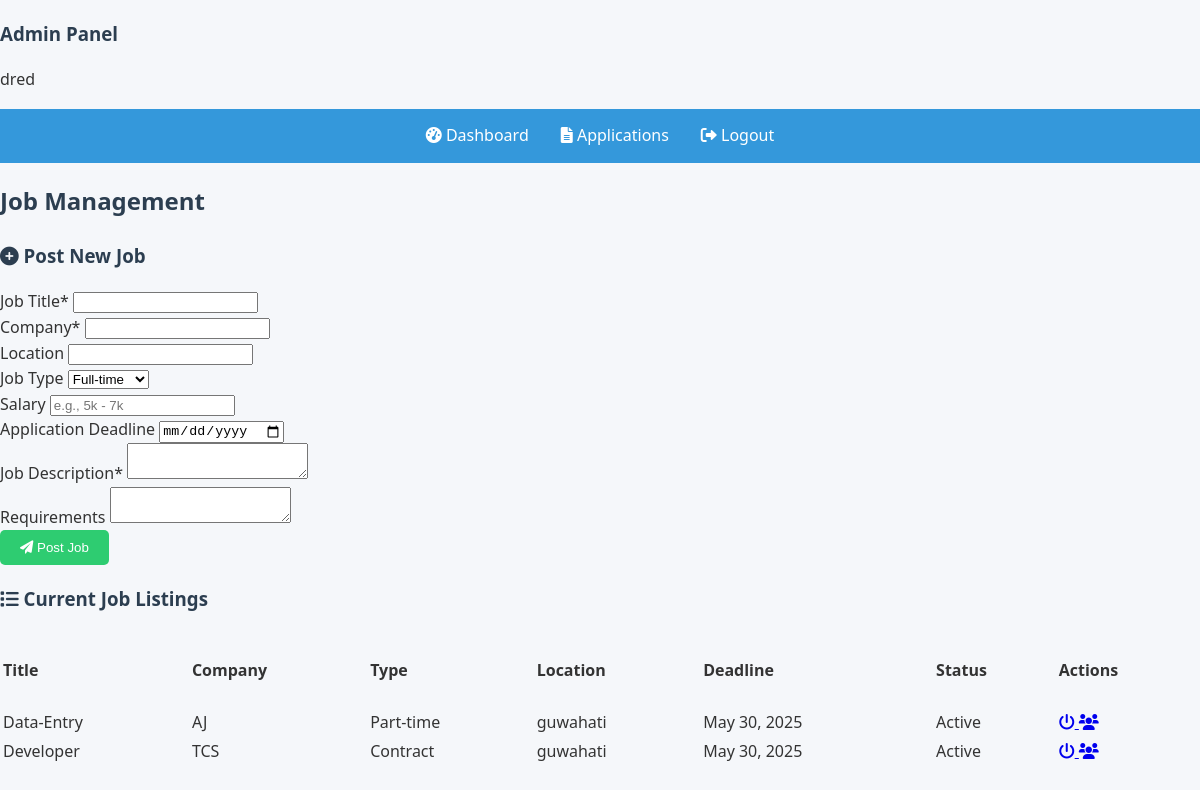
Screenshot of /employer.php (signed in) with the database file from the repository.
### tables this page shows
CREATE TABLE `jobs` (
  `id` int(11) NOT NULL,
  `title` varchar(100) NOT NULL,
  `company` varchar(100) NOT NULL,
  `description` text DEFAULT NULL,
  `requirements` text DEFAULT NULL,
  `location` varchar(100) DEFAULT NULL,
  `posted_at` timestamp NOT NULL DEFAULT current_timestamp(),
  `deadline` date DEFAULT NULL,
  `salary` varchar(50) DEFAULT NULL,
  `job_type` enum('Full-time','Part-time','Contract','Internship') DEFAULT NULL,
  `is_active` tinyint(1) DEFAULT 1
);

### employer.php (the view, shortened to what this page needs)
<?php
$conn = new mysqli("localhost", "root", "", "job_portal");
$jobs = array();
$result = $conn->query("SELECT * FROM jobs ORDER BY posted_at DESC");
while ($row = $result->fetch_assoc()) {
    $jobs[] = $row;
}
?>
<!DOCTYPE html>
<html lang="en">
<head>
    <link rel="stylesheet" href="style.css">
    <link rel="stylesheet" href="https://cdnjs.cloudflare.com/ajax/libs/font-awesome/6.0.0-beta3/css/all.min.css">
</head>
<body>
    <div class="admin-dashboard">
        <aside class="admin-sidebar">
            <div class="admin-profile">
                <h3>Admin Panel</h3>
                <p><?php echo htmlspecialchars($_SESSION['username']); ?></p>
            </div>
            <nav>
                <ul>
                    <li class="active"><a href="index.php"><i class="fas fa-tachometer-alt"></i> Dashboard</a></li>
                    <li><a href="apply.php"><i class="fas fa-file-alt"></i> Applications</a></li>
                    <li><a href="logout.php"><i class="fas fa-sign-out-alt"></i> Logout</a></li>
                </ul>
            </nav>
        </aside>
        <main class="admin-main">
            <header class="admin-header">
                <h2>Job Management</h2>
            </header>
            <section class="job-form-section">
                <h3><i class="fas fa-plus-circle"></i> Post New Job</h3>
                <form action="" method="POST">
                    <div class="form-row">
                        <div class="form-group">
                            <label for="title">Job Title*</label>
                            <input type="text" id="title" name="title" required>
                        </div>
                        <div class="form-group">
                            <label for="company">Company*</label>
                            <input type="text" id="company" name="company" required>
                        </div>
                    </div>
                    <div class="form-row">
                        <div class="form-group">
                            <label for="location">Location</label>
                            <input type="text" id="location" name="location">
                        </div>
                        <div class="form-group">
                            <label for="job_type">Job Type</label>
                            <select id="job_type" name="job_type">
                                <option value="Full-time">Full-time</option>
                            </select>
                        </div>
                    </div>
                    <div class="form-row">
                        <div class="form-group">
                            <label for="salary">Salary</label>
                            <input type="text" id="salary" name="salary" placeholder="e.g., 5k - 7k">
                        </div>
                        <div class="form-group">
                            <label for="deadline">Application Deadline</label>
                            <input type="date" id="deadline" name="deadline">
                        </div>
                    </div>
                    <div class="form-group">
                        <label for="description">Job Description*</label>
                        <textarea id="description" name="description" required></textarea>
                    </div>
                    <div class="form-group">
                        <label for="requirements">Requirements</label>
                        <textarea id="requirements" name="requirements"></textarea>
                    </div>
                    <button type="submit" name="post_job" class="submit-btn">
                        <i class="fas fa-paper-plane"></i> Post Job
                    </button>
                </form>
            </section>
            <section class="job-table-section">
                <h3><i class="fas fa-list"></i> Current Job Listings</h3>
                <div class="table-responsive">
                    <table>
                        <thead>
                            <tr>
                                <th>Title</th>
                                <th>Company</th>
                                <th>Type</th>
                                <th>Location</th>
                                <th>Deadline</th>
                                <th>Status</th>
                                <th>Actions</th>
                            </tr>
                        </thead>
                        <tbody>
                            <?php foreach ($jobs as $job): ?>
                                <tr>
                                    <td><?php echo htmlspecialchars($job['title']); ?></td>
                                    <td><?php echo htmlspecialchars($job['company']); ?></td>
                                    <td><?php echo htmlspecialchars($job['job_type']); ?></td>
                                    <td><?php echo htmlspecialchars($job['location']); ?></td>
                                    <td><?php echo $job['deadline'] ? date('M d, Y', strtotime($job['deadline'])) : 'None'; ?></td>
                                    <td>
                                        <span class="status-badge <?php echo $job['is_active'] ? 'active' : 'inactive'; ?>">
                                            <?php echo $job['is_active'] ? 'Active' : 'Inactive'; ?>
                                        </span>
                                    </td>
                                    <td class="actions">
                                        <a href="delete.php?toggle_job=<?php echo $job['id']; ?>" class="status-btn" title="<?php echo $job['is_active'] ? 'Delete' : 'Activate'; ?>">
                                            <i class="fas fa-power-off"></i>
                                        </a>
                                        <a href="view_applicants.php?job_id=<?php echo $job['id']; ?>" class="view-btn" title="View Applicants">
                                            <i class="fas fa-users"></i>
                                        </a>
                                    </td>
                                </tr>
                            <?php endforeach; ?>
                        </tbody>
                    </table>
                </div>
            </section>
        </main>
    </div>
</body>
</html>

### style.css (style rules this page uses)
body { font-family: 'Segoe UI', Tahoma, Geneva, Verdana, sans-serif; line-height: 1.6; margin: 0; padding: 0; color: #333; background-color: #f5f7fa; }
h1, h2, h3 { color: #2c3e50; }
ul { list-style-type: none; margin: 0; padding: 0; overflow: hidden; background-color: #3498db; display: flex; justify-content: center; }
li { float: left; }
li a { display: block; color: white; text-align: center; padding: 14px 16px; text-decoration: none; transition: background-color 0.3s; }
button { background-color: #2ecc71; color: white; border: none; padding: 10px 20px; border-radius: 5px; cursor: pointer; transition: background-color 0.3s; }
table { width: 100%; }
th { height: 70px; text-align: left; }

### rows the page displays
jobs: title "Data-Entry", company "AJ", job_type "Part-time", location "guwahati", deadline "May 30, 2025", is_active "Active"
jobs: title "Developer", company "TCS", job_type "Contract", location "guwahati", deadline "May 30, 2025", is_active "Active"

### other values shown
$_SESSION['username'] "dred"
